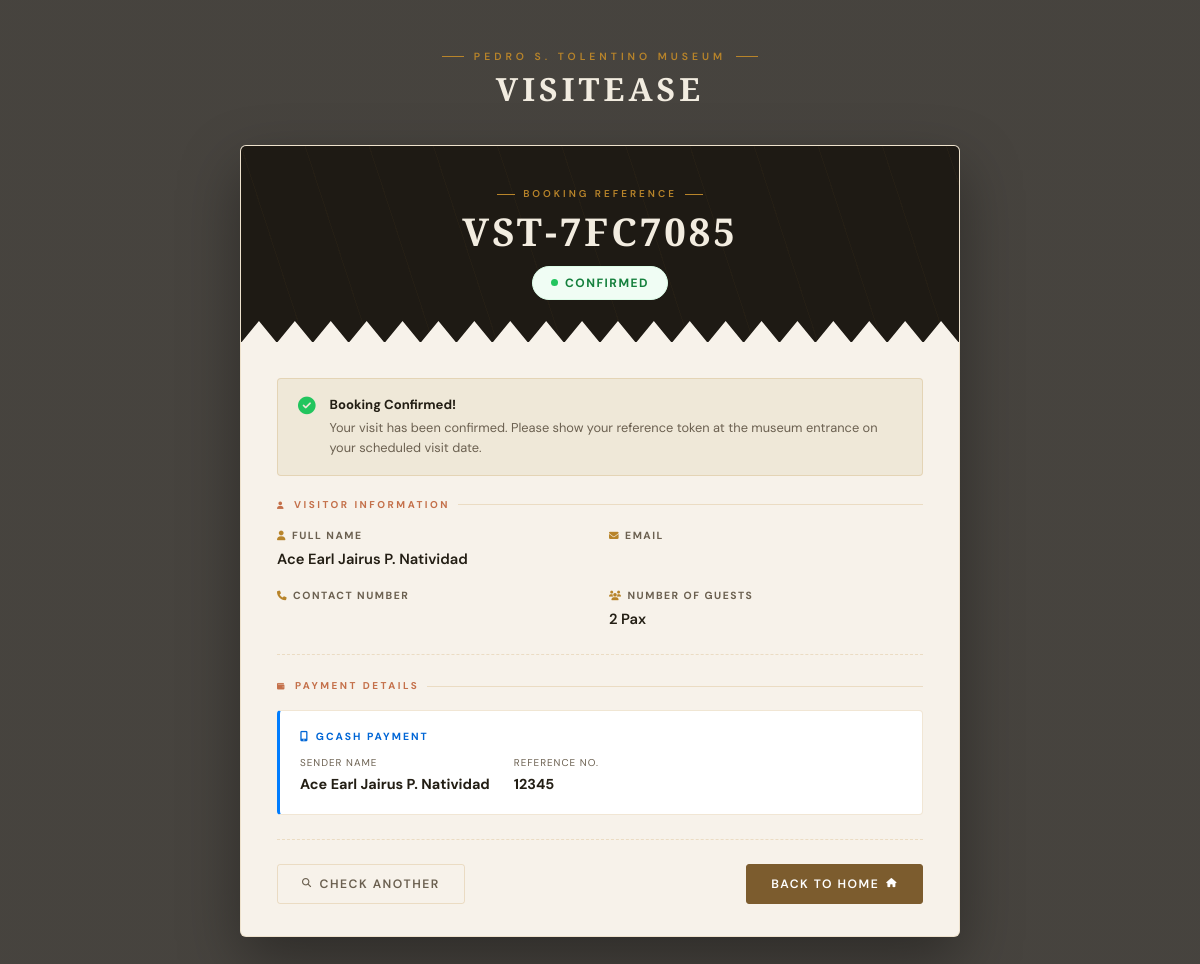
/check_status.php?token=VST-7FC7085, run on the app's committed database.
### tables this page shows
CREATE TABLE `bookings` (
  `id` int(11) NOT NULL,
  `token` varchar(20) NOT NULL,
  `name` varchar(100) NOT NULL,
  `email` varchar(100) DEFAULT NULL,
  `phone` varchar(20) DEFAULT NULL,
  `date` date NOT NULL,
  `time` varchar(20) NOT NULL,
  `guests` int(11) NOT NULL,
  `schedule_id` int(11) NOT NULL,
  `visit_date` date DEFAULT NULL,
  `visit_time` varchar(50) DEFAULT NULL,
  `status` varchar(20) DEFAULT 'Pending',
  `created_at` timestamp NOT NULL DEFAULT current_timestamp(),
  `special_request` text DEFAULT NULL,
  `gcash_name` varchar(255) NOT NULL,
  `gcash_ref` varchar(255) NOT NULL,
  `gcash_receipt` varchar(255) DEFAULT NULL
);

### check_status.php (the view, shortened to what this page needs)
<?php
include 'db.php';
$token = "";
if (isset($_GET['token'])) {
    $token = trim($_GET['token']);
} elseif (isset($_SESSION['latest_token'])) {
    $token = $_SESSION['latest_token'];
}
$booking = null;
$error_msg = "";
if (!empty($token)) {
    $stmt = $conn->prepare("
        SELECT b.*, s.date as visit_date, s.start_time, s.end_time
        FROM bookings b
        LEFT JOIN schedule_settings s ON b.schedule_id = s.id
        WHERE b.token = ?
    ");
    $stmt->bind_param("s", $token);
    $stmt->execute();
    $result = $stmt->get_result();
    if ($result->num_rows > 0) {
        $booking = $result->fetch_assoc();
    } else {
        $error_msg = "Booking token not found. Please check and try again.";
    }
}
?>
<!DOCTYPE html>
<html lang="en">
<head>
    <link href="https://cdn.jsdelivr.net/npm/bootstrap@5.3.0/dist/css/bootstrap.min.css" rel="stylesheet">
    <link rel="stylesheet" href="https://cdnjs.cloudflare.com/ajax/libs/font-awesome/6.4.0/css/all.min.css">
</head>
<body>
<div class="brand-bar">
    <div class="eyebrow">Pedro S. Tolentino Museum</div>
    <h1>VISITEASE</h1>
</div>
<div class="main-card">
    <?php if (!$booking): ?>
    <div class="search-container">
        <div class="search-icon-wrap">
            <i class="fas fa-ticket-alt"></i>
        </div>
        <h2>Track Your Booking</h2>
        <p>Enter your reference token to check your booking status and details.</p>
        <?php if ($error_msg): ?>
        <div class="error-card">
            <i class="fas fa-exclamation-circle"></i>
            <?php echo $error_msg; ?>
        </div>
        <?php endif; ?>
        <form action="" method="GET">
            <input type="text" name="token" class="token-input"
                   placeholder="e.g., VST-12345ABC"
                   value="<?php echo htmlspecialchars($token); ?>"
                   required autocomplete="off">
            <button type="submit" class="btn-search">
                <i class="fas fa-search me-2"></i>Check Booking Status
            </button>
        </form>
        <div class="mt-3" style="border-top:1px solid var(--border);padding-top:18px">
            <p style="color:var(--muted);font-size:.78rem;margin-bottom:6px">
                <i class="fas fa-info-circle" style="color:var(--gold)"></i>
                Your token was sent to your email after booking.
            </p>
        </div>
        <a href="index.php" class="back-link">
            <i class="fas fa-arrow-left fa-xs"></i> Back to Homepage
        </a>
    </div>
    <?php else:
        $status = $booking['status'];
        $sc = 's-pending';
        $status_icon = 'fas fa-clock';
        $status_title = 'Booking Under Review';
        $status_msg   = 'Your booking is currently being reviewed by our team. You will receive an email confirmation once it is approved. Please check back later.';
        if ($status == 'Confirmed') {
            $sc = 's-confirmed';
            $status_icon  = 'fas fa-check-circle';
            $status_title = 'Booking Confirmed!';
            $status_msg   = 'Your visit has been confirmed. Please show your reference token at the museum entrance on your scheduled visit date.';
        } elseif ($status == 'Rejected') {
            $sc = 's-rejected';
            $status_icon  = 'fas fa-times-circle';
            $status_title = 'Booking Not Approved';
            $status_msg   = 'Unfortunately, your booking was not approved. This may be due to an invalid GCash reference or full capacity. Please book again with correct details.';
        } elseif ($status == 'Cancelled') {
            $sc = 's-cancelled';
            $status_icon  = 'fas fa-ban';
            $status_title = 'Booking Cancelled';
            $status_msg   = 'This booking has been cancelled. If you still wish to visit, please create a new booking.';
        }
    ?>
    <div class="ticket-header">
        <div class="th-inner">
            <div class="th-eyebrow">Booking Reference</div>
            <div class="th-token"><?php echo htmlspecialchars($booking['token']); ?></div>
            <span class="status-pill <?php echo $sc; ?>">
                <span class="dot"></span>
                <?php echo strtoupper($status); ?>
            </span>
        </div>
    </div>
    <div class="card-body-inner">
        <div class="status-info">
            <i class="<?php echo $status_icon; ?> si-icon" style="color:<?php
                echo $status=='Confirmed' ? '#22c55e' :
                    ($status=='Rejected'  ? '#ef4444' :
                    ($status=='Cancelled' ? '#94a3b8' : '#f97316')); ?>"></i>
            <div>
                <div class="si-title"><?php echo $status_title; ?></div>
                <div class="si-text"><?php echo $status_msg; ?></div>
            </div>
        </div>
        <div class="section-label"><i class="fas fa-user fa-xs"></i>Visitor Information</div>
        <div class="info-grid">
            <div class="info-item">
                <div class="lbl"><i class="fas fa-user"></i>Full Name</div>
                <div class="val"><?php echo htmlspecialchars($booking['name']); ?></div>
            </div>
            <div class="info-item">
                <div class="lbl"><i class="fas fa-envelope"></i>Email</div>
            </div>
            <div class="info-item">
                <div class="lbl"><i class="fas fa-phone"></i>Contact Number</div>
            </div>
            <div class="info-item">
                <div class="lbl"><i class="fas fa-users"></i>Number of Guests</div>
                <div class="val"><?php echo htmlspecialchars($booking['guests']); ?> Pax</div>
            </div>
        </div>
        <div class="dash-line"></div>
        <div class="section-label"><i class="fas fa-wallet fa-xs"></i>Payment Details</div>
        <div class="gcash-box mb-4">
            <div class="gcash-title"><i class="fas fa-mobile-alt"></i>GCash Payment</div>
            <div class="gcash-row">
                <div class="gcash-item">
                    <div class="g-lbl">Sender Name</div>
                    <div class="g-val"><?php echo htmlspecialchars($booking['gcash_name']); ?></div>
                </div>
                <div class="gcash-item">
                    <div class="g-lbl">Reference No.</div>
                    <div class="g-val mono"><?php echo htmlspecialchars($booking['gcash_ref']); ?></div>
                </div>
            </div>
        </div>
        <div class="dash-line"></div>
        <div class="d-flex justify-content-between align-items-center flex-wrap gap-2">
            <a href="check_status.php" class="btn-outline-museum">
                <i class="fas fa-search fa-xs"></i> Check Another
            </a>
            <?php if ($status == 'Pending'): ?>
                <button type="button" class="btn-cancel-museum" data-bs-toggle="modal" data-bs-target="#cancelModal">
                    <i class="fas fa-times fa-xs"></i> Cancel Booking
                </button>
            <?php else: ?>
                <a href="index.php" class="btn-home-museum">
                    Back to Home <i class="fas fa-home fa-xs"></i>
                </a>
            <?php endif; ?>
        </div>
    </div>
    <?php endif; ?>
</div>
</body>
</html>

### data on the page
bookings: token "VST-7FC7085", status "CONFIRMED", status "Booking Confirmed!", status "Your visit has been confirmed. Please show your reference token at the museum entrance on your scheduled visit date.", name "Ace Earl Jairus P. Natividad", guests "2", gcash_name "Ace Earl Jairus P. Natividad", gcash_ref "12345"
